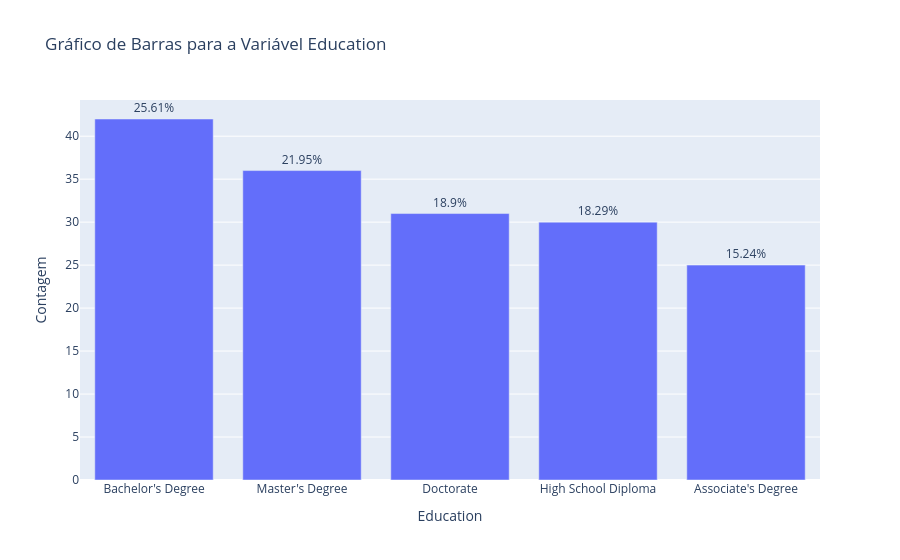

Here is the notebook cell this chart was saved with:
### Markdown cell above
Nota-se que temos um certo equilíbrio de gêneros, com uma pequena porcentagem maior para o gênero 'Female'.

### Code cell
contagem = df['Education'].value_counts().reset_index()
contagem.columns = ['Education', 'Frequência']

# Porcentagem
total = contagem['Frequência'].sum()
contagem['Porcentagem'] = (contagem['Frequência'] / total * 100).round(2)

fig = px.bar(contagem, x='Education', y='Frequência', text='Porcentagem', title='Gráfico de Barras para a Variável Education')

# Ajustar texto para mostrar %
fig.update_traces(texttemplate='%{text}%', textposition='outside')

fig.update_layout(xaxis_title='Education', yaxis_title='Frequência')
fig.show()

### Figure 1 — Plotly figure (JSON) as saved in the notebook; plotly's stock layout.template omitted (floating-point values rounded to 4 significant figures)
{"data": [{"hovertemplate": "Education=%{x}<br>Frequência=%{y}<br>Porcentagem=%{text}<extra></extra>", "legendgroup": "", "marker": {"color": "#636efa", "pattern": {"shape": ""}}, "name": "", "orientation": "v", "showlegend": false, "text": [25.61, 21.95, 18.9, 18.29, 15.24], "textposition": "outside", "texttemplate": "%{text}%", "type": "bar", "x": ["Bachelor's Degree", "Master's Degree", "Doctorate", "High School Diploma", "Associate's Degree"], "xaxis": "x", "y": [42, 36, 31, 30, 25], "yaxis": "y"}], "layout": {"barmode": "relative", "legend": {"tracegroupgap": 0}, "title": {"text": "Gráfico de Barras para a Variável Education"}, "xaxis": {"anchor": "y", "domain": [0, 1], "title": {"text": "Education"}}, "yaxis": {"anchor": "x", "domain": [0, 1], "title": {"text": "Contagem"}}}}
